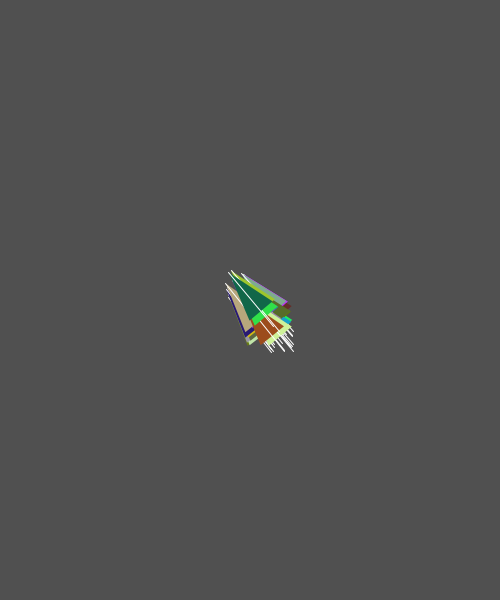
Frame 1 (no input)
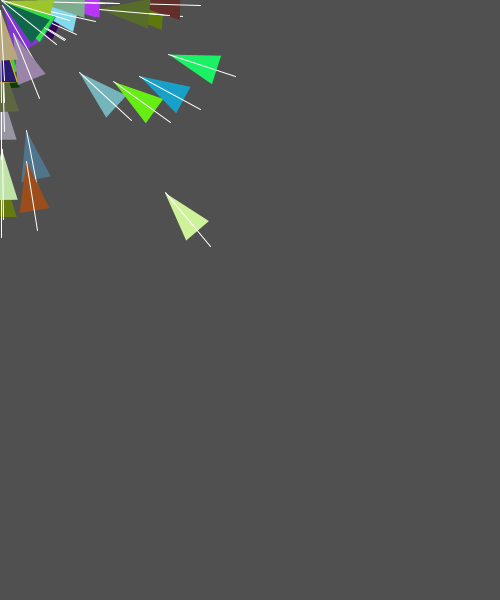
Frame 60 (the mouse pressed at the canvas centre just before this capture)
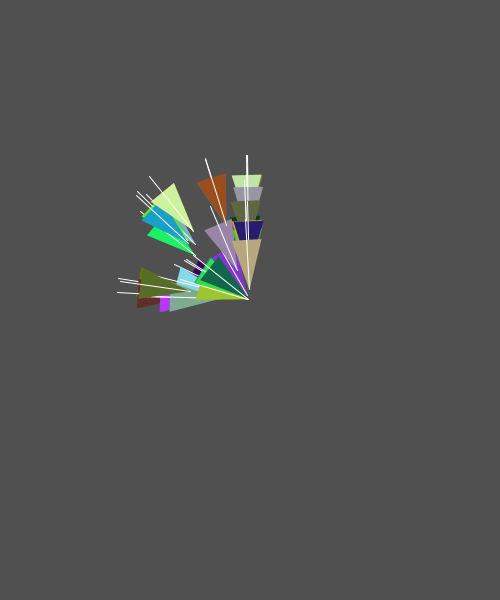
Frame 120 (the mouse held since frame 60 and released just before this capture)

The Processing sketch that drew these frames (run headless with seeded random() and noise(); from frame 60 on, the mouse is pressed at the canvas centre):

// Processing sketch: w05_extra02_lerp_atan2_arrayList
// ── w05_extra02_lerp_atan2_arrayList.pde
// IMA NYU Shanghai
// Kinetic Interfaces
// MOQN
// Sep 28 2016


ArrayList<Shape> shapes = new ArrayList<Shape>();


void setup() {
  size(500, 600);
  background(80);
  noStroke();

  for (int i = 0; i < 30; i++) {
    shapes.add( new Shape() );
  }
}


void draw() {
  background(80);

  for (Shape s : shapes) { 
    s.update();
    // atan2
    float angle = atan2(mouseY - s.y, mouseX - s.x);
    s.display(angle);
  }
}


class Shape {
  float x = width/2;
  float y = height/2; 
  int w = 50;
  int h = 30;
  color clr = color(random(255), random(255), random(255));
  float lerpValX = random(0.005, 0.1);  // ***
  float lerpValY = random(0.005, 0.1);  // ***

  void update() {
    x = lerp(x, mouseX, lerpValX);
    y = lerp(y, mouseY, lerpValY);
  }
  void display(float angle) {
    pushMatrix();
    noStroke();
    fill(clr);
    translate(x, y);
    rotate(angle);
    triangle(
      0, 0, 
      -w, h/2, 
      -w, -h/2
      );
    stroke(255);
    line(0, 0, -70, 0);
    popMatrix();
  }
}
